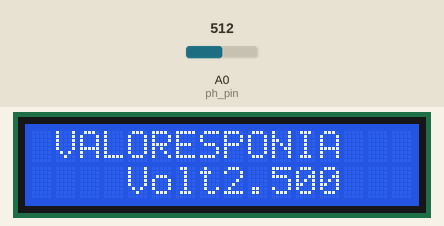
A sketch run on a simulated Arduino Uno, built with avr-gcc and run on an emulated ATmega328P. Parts: 16×2 character LCD. Inputs (shaded band) come from the test bench; at power-on: A0 (ph_pin) = 512. What the sketch prints to the serial monitor is not drawn.

Above: at 1.2 s.
1.3 s: A0 (ph_pin) set to 716
At 3.8 s:
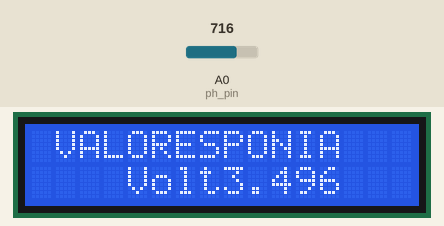
5.4 s: A0 (ph_pin) set to 900
At 7.8 s:
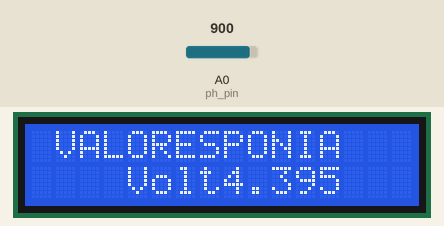
8.6 s: A0 (ph_pin) set to 1023
At 10.8 s:
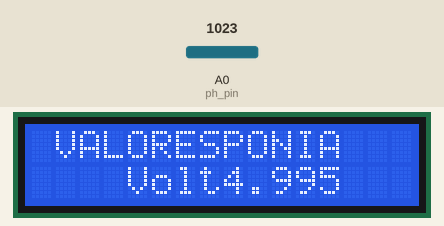
Timing chart, 0 to 12.3 s (numbered marks = the images above; inputs shaded):
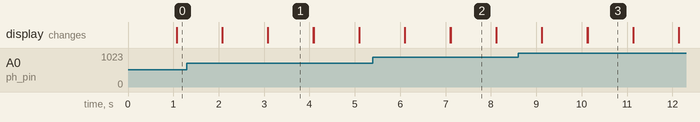

The sketch:

CALIBRAR.ino
```cpp
//CALIBRAR A VOLTAGEM DO SERSOR
/*

                                                                                  ////PARA FAZER////


                                                                          VER O QUANTO DE CORRENTE É 500 PPM


                                                      FAZER A ROTINA DO PROJETO(com base do Ph necessario)
                                                      -ficar desligado por um dia , e depois vai ver se precisa ou nao de nutriente(if...else)


//////////////////////////////////////////////////////////////////////////////////////////////////////////////////////////////////////////////////////////////////////////////////////////////
                                                                                ///ANOTAÇÃO///


                                                      COMANDO QUE VE A MEDIA, VAI PEGAR AS 10 LEITURAS E FAZER UMA MEDIA DISTO EM 10 EM 10 SEGUNDOS
                                                      -https://www.aranacorp.com/pt/implementar-uma-media-movel-no-arduino/
                                                      -https://labdegaragem.com/forum/topics/duvida-como-fazer-m-dia-de-leitura-de-sensor
                                                      -https://labduino.blogspot.com/2011/08/calculando-media-com-o-arduino.html


                                                     //////////////// CALIBRAÇÃO DA TENSÃO 2.500 --ISSO/////////////////////////


//////////////////////////////////////////////////////////////////////////////////////////////////////////////////////////////////////////////////////////////////////////////////////////////
                                                                              /// MEDIDAS ///

                                                                    arduino UNO
                                                      AGUA DESTILADA -- 5.000 5.300
                                                      AGUA NORMAL--5.000 5.700
                                                      REFRI --2.700 2.890

                                                                   arduino Mega
                                                      AGUA DESTILADA -- 5.600 5.800
                                                      AGUA NORMAL-- 6.800 7.100  em contato com os outros, fica entre 5.300 5.500
                                                      REFRI --2.000 2.200
                                                      AGUA COM LIMAO -- 2.200 2.450


//////////////////////////////////////////////////////////////////////////////////////////////////////////////////////////////////////////////////////////////////////////////////////////////
                                            INFORMAÇÕES NECESSARIAS PRA ESSE KRL
//INT NUMEROS INTEIROS
//FLOAT NUMERO QUEBRADO
//DOUBLE MAIS PRECISO QUE O INT
unsigned int; se a leitura for de 0 até 65535


*/


#include <LiquidCrystal.h> //biblioteca LCD
LiquidCrystal lcd(12, 11, 5, 4, 3, 2);//pinos utilizados LCD

///////////////////////////////////////TESTE////////////////////////////
/*/////////////////////NAO PRECISA//////////////////////////////////////
#include <EEPROM.h>
#include "DFRobot_PH.h"
DFRobot_PH ph;
//#define PH_PIN A1
*/
////////////////////////////////////////////////


////////////////////////////////NAO SEI SE VOU USAR/////////////////////////

                    //USAR DEPOIS
int ledSinal = 8;//para mostrar se estiver funcionando (4:40 min)
int ledPh = 9;//vai ligar se estiver precisando de Ph


int ph_pin = A0; //porta do sersor    A7 NO MEGA


//////////////////////////////////////////////PRA FAZER A MEDIA//////////////////////////////////////////////////////////////


///unsigned int;//se a leitura for de 0 até 65535


float PPM;
///////////////////////////////////////////////////////////////////////////////////////////////////////////

float voltage,phValue,temperature = 25;//MUDAR
int calculo =  1.000000;//valor do PPM, um milivolt é igual a 11.000000e-03 PPM

//float Po, voltagem;// USANDO JA
///////////////////////////////////////////////////////////////////////////

void setup()
{
  Serial.begin(9600);
  lcd.begin(16, 2);//coluna e linha
  //ph.begin();//TIRAR DEPOIS
}


void loop()
{
/////////////////////////////MENSAGEM PRINCIPAL NO LCD///////////////////////////////////////////////////////////////////////////////////////////////////////////////////////////////////////
  lcd.setCursor(1, 0);// vai aparecer na coluna 3 e linha 0
  lcd.print("VALORES");

/////////////////////////////////////////////////////////////////////////////////////////////////////////////////////////////////////////////////////////////////////////////////////////////


/////////////////////////////////////////////////////////////////////////////////
                     int medir = analogRead(ph_pin);  //vai ler a variavel
                     Serial.print("medição: ");//MEDIDA
                     Serial.print(medir);
////////////////////////////////MEDIR A VOLTAGEM/////////////////////////////////
                     double voltagem = 5.0 / 1024.0 * medir;  //converter a medida e aparecer no CMD   double voltagem = 5 / 1024.0 * medir;
                     Serial.print("\tVoltagem: ");
                     Serial.print(voltagem, 3);
/////////////////////////////////MEDIR O PH//////////////////////////////////////
                     float Po;
                     Po = 7 + ((2.5 - voltagem) / 0.18);//variavel para o Ph //lcd.print((int)223);
                     Serial.print(" \tPH:");
                     Serial.print(Po, 3);
////////////////////////////////////////////////////////////////////////////////

                     //                                       MEDIR O PPM

  PPM = (voltage * calculo); //calculo para descobrir o PPM com base na voltagem
  Serial.print("     \tPPM:");
  Serial.print(PPM);


///////////////////////////////////MEDIR A TEMPERATURA//////////////////////////
/*         //ARRUMAR AAAAAAAAAAAAAAAAAAAAAAAAAAAAAAAAAAAAAAA TIRARRRRRRRRRRRRRRRRRRR
 static unsigned long timepoint = millis();
 if(millis()-timepoint>1000U){
  timepoint = millis();
  temperature = readTemperature();           // converte o valor de temperatura
  voltagem = analogRead(ph_pin)/1024.0*5000;
  Po = ph.readPH(voltagem,temperature);  // converter tensão em pH com compensação de temperatura

    Serial.print("      temperatura:");//jeito que vai aparecer no CMD
    Serial.print(temperature,1);  //usar isso para o lCD
    }*/
///////////////////////////////////////////////////////////////////////////

//////////////////////////////////////////////////////////////////////////
  Serial.println("");
  delay(1000);//tempo que vai aparecer as mensagens
/////////////////////////////////////////////////////////////////////////////


////////////////////////////////////DISPLAY LCD///////////////////////////////////////////////////////////////////////////////////////////////////////////////////////////////////////////
//valor do Ph que vai aparecer no Ph
/*
  lcd.setCursor(9, 0);//vai aparecer na coluna 3 e lina 1
  lcd.print("Ph=");
  lcd.setCursor(12, 0);
  lcd.print(Po,2);
  */
//////////////////////voltgem que vai aparecer no LCD
  lcd.backlight();
  lcd.setCursor(3, 0);
  lcd.print("HIDROPONIA");

lcd.setCursor(4, 1);
lcd.print("Volt=");
lcd.setCursor(8, 1);
lcd.print(voltagem, 3);
///////////////////////////////////////////////////////////////////////////////////////////////////////////////////////////////////////////////////////////////////////////////////////
//////////////////temperatura que vai aparecer no LCD
/*
lcd.setCursor(12,10);
lcd.print("^C=");//temperatura
lcd.setCursor(16,1);
lcd.print(temperature, 1);*/
//////////////////////////////////////////////////////////////////////////


                                  //ADICONAR NA OUTTA PROGRAMAÇÃO
///////////////////////////////////////TESTE//////////////////////////////////////////////////////////////////////////////////////////////////////// /

/*
 if(Po>=7) { //se o Ph estiver maior ou igual a 7 vai mostrar que esta bom
  lcd.setCursor(2, 1);
  lcd.print("REGULADO");   //ledSinal vai ligar quando o Ph estiver regulado CONDIÇÃO 1
  digitalWrite(ledSinal, HIGH);
  //delay(5000);//nao sei se é necessario
  }
else if(Po<=6) {//se o Ph estiver meneor ou igual a 6, vai mostrar que precisa de ajsutes
  lcd.setCursor(2, 0);
  lcd.print("PRECISA");
  lcd.setCursor(2, 1);
  lcd.print("CUIDADO");
  digitalWrite(ledPh, HIGH);
  digitalWrite(ledSinal, HIGH);
}
else(Po<5.5); { //se Ph estiver menor que 7, ira aparecer uma mensagem e o led vermelho vai acender
  lcd.setCursor(2, 1);
  lcd.print("ALERTA");
  digitalWrite(ledPh, HIGH);
  //delay(5000);
 }*/

 }
////////////////////////////////////////////////////////////////////////////////////////////////////////////////////////////////////////////////


////////////////////////////////////////TESTE///////////////////////////////////
            //////TIRARRRRRRRRRRRRRRRRRRRRRRRRRRRRRRRRRRRRRRR//////////
/*float readTemperature()
{
  //codigo da temperatura do sensor, caso queira usar outro sensor para medir a temperatura
}*/
```

Measured:
- after the input at 1.3 s, the display: first differs from a run without the input after 1.8 s (image 1 shows a later state)
- after the input at 5.4 s, the display: first differs from a run without the input after 1.7 s (image 2 shows a later state)
- after the input at 8.6 s, the display: first differs from a run without the input after 1.5 s (image 3 shows a later state)
- what the display in image 1 shows lasts 1.0 s, from 3.1 s to 4.1 s
